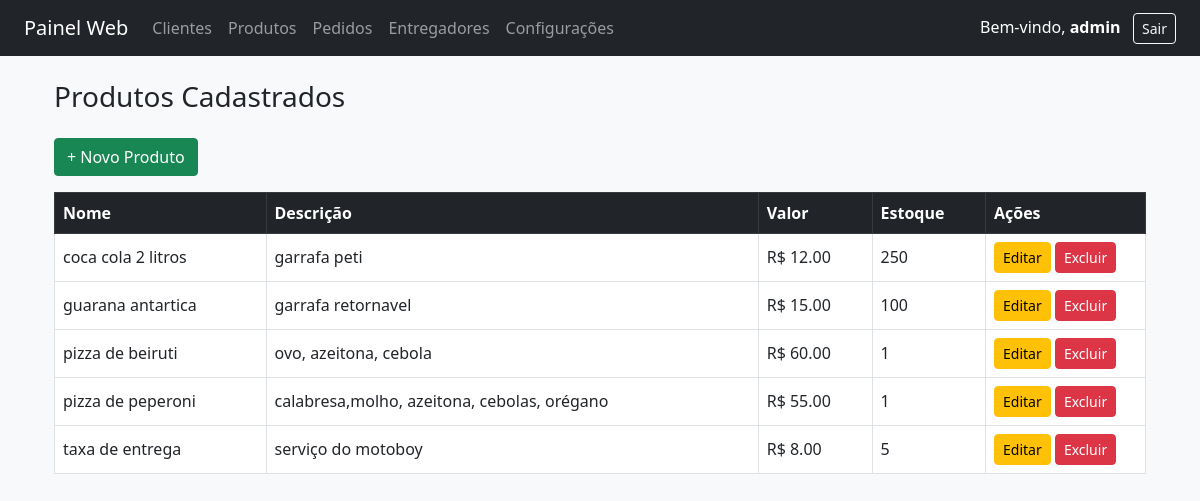
Page /produtos (signed in) on the committed database.
### tables this page shows
CREATE TABLE produtos (
        id INTEGER PRIMARY KEY AUTOINCREMENT,
        nome TEXT NOT NULL,
        descricao TEXT,
        valor REAL NOT NULL,
        estoque INTEGER NOT NULL
    , preco REAL DEFAULT 0.0);

### routes/produtos.py (the view)
@bp_produtos.route("/produtos")
def listar_produtos():
    if "usuario" not in session:
        return redirect(url_for("usuarios.login"))
    con = get_conexao()
    cur = con.cursor()
    cur.execute("SELECT * FROM produtos ORDER BY nome")
    produtos = cur.fetchall()
    con.close()
    return render_template("produtos/listar_produtos.html", produtos=produtos)

### routes/produtos.py (called while the page is built)
def get_conexao():
    con = sqlite3.connect(DB)
    con.row_factory = sqlite3.Row
    return con

### templates/produtos/listar_produtos.html (shortened to what this page needs)
{% extends "base.html" %}
{% block conteudo %}
<div class="container mt-4">
  <h3 class="mb-4">Produtos Cadastrados</h3>
  <a href="{{ url_for('produtos.cadastro_produto') }}" class="btn btn-success mb-3">+ Novo Produto</a>
  <table class="table table-bordered table-hover">
    <thead class="table-dark">
      <tr>
        <th>Nome</th>
        <th>Descrição</th>
        <th>Valor</th>
        <th>Estoque</th>
        <th style="width: 160px;">Ações</th>
      </tr>
    </thead>
    <tbody>
      {% for produto in produtos %}
      <tr>
        <td>{{ produto['nome'] }}</td>
        <td>{{ produto['descricao'] }}</td>
        <td>R$ {{ "%.2f"|format(produto['valor']) }}</td>
        <td>{{ produto['estoque'] }}</td>
        <td>
          <a href="{{ url_for('produtos.editar_produto', id=produto['id']) }}" class="btn btn-warning btn-sm">Editar</a>
          <a href="{{ url_for('produtos.excluir_produto', id=produto['id']) }}" class="btn btn-danger btn-sm"
             onclick="return confirm('Deseja realmente excluir este produto?')">Excluir</a>
        </td>
      </tr>
      {% else %}
      <tr>
        <td colspan="5" class="text-center">Nenhum produto cadastrado.</td>
      </tr>
      {% endfor %}
    </tbody>
  </table>
</div>
{% endblock %}

### templates/base.html (shortened to what this page needs)
<!DOCTYPE html>
<html lang="pt-br">
<head>
  <link href="https://cdn.jsdelivr.net/npm/bootstrap@5.3.0/dist/css/bootstrap.min.css" rel="stylesheet">
  <link href="{{ url_for('static', filename='style.css') }}" rel="stylesheet">
</head>
<body class="bg-light">
{% if session.get("usuario") %}
<nav class="navbar navbar-expand-lg navbar-dark bg-dark px-4">
  <a class="navbar-brand" href="{{ url_for('inicio.menu') }}">Painel Web</a>
  <div class="collapse navbar-collapse" id="navbarNav">
    <ul class="navbar-nav me-auto mb-2 mb-lg-0">
      <li class="nav-item"><a class="nav-link" href="{{ url_for('clientes.listar_clientes') }}">Clientes</a></li>
      <li class="nav-item"><a class="nav-link" href="{{ url_for('produtos.listar_produtos') }}">Produtos</a></li>
      <li class="nav-item"><a class="nav-link" href="{{ url_for('pedidos.listar_pedidos') }}">Pedidos</a></li>
      <li class="nav-item"><a class="nav-link" href="{{ url_for('entregadores.listar_entregadores') }}">Entregadores</a></li>
      <li class="nav-item"><a class="nav-link" href="{{ url_for('configuracoes.configuracoes') }}">Configurações</a></li>
    </ul>
    <div class="ms-auto text-white">
      Bem-vindo, <strong>{{ session.get('usuario_nome', 'Usuário') }}</strong> &nbsp;
      <a href="{{ url_for('usuarios.logout') }}" class="btn btn-sm btn-outline-light">Sair</a>
    </div>
  </div>
</nav>
{% endif %}
<div class="container mt-4">
  {% block conteudo %}{% endblock %}
</div>
</body>
</html>

### static/style.css (style rules this page uses)
body { font-family: 'Segoe UI', sans-serif; }
.table th, .table td { vertical-align: middle; }
.btn { border-radius: 4px; }

### rows in the picture
produtos: nome "coca cola 2 litros", descricao "garrafa peti", valor "12.00", estoque "250"
produtos: nome "guarana antartica", descricao "garrafa retornavel", valor "15.00", estoque "100"
produtos: nome "pizza de beiruti", descricao "ovo, azeitona, cebola", valor "60.00", estoque "1"
produtos: nome "pizza de peperoni", descricao "calabresa,molho, azeitona, cebolas, orégano", valor "55.00", estoque "1"
produtos: nome "taxa de entrega", descricao "serviço do motoboy", valor "8.00", estoque "5"

### other values in the picture
{{ session.get('usuario_nome', 'Usuário') }} "admin"
